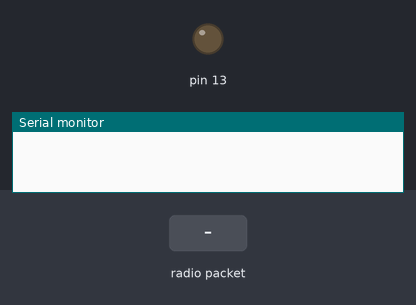
The sketch below on a simulated Arduino Uno, built with avr-gcc and run on an emulated ATmega328P. Shown: output pins drawn as LEDs (lit = HIGH), the last lines printed to the serial monitor. Inputs (shaded band) come from the test bench. No radio packets arrive unless stated.

Above: at 2.8 s.
2.9 s: radio packet "1" arrives
At 4.4 s:
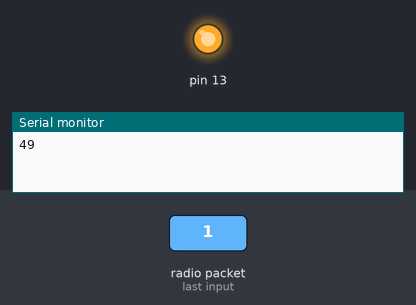
Timing chart, 0 to 7.5 s (numbered marks = the images above; inputs shaded):
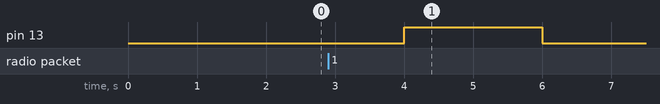

Measured:
- after the input at 2.9 s, pin 13: LOW → HIGH after 1.1 s, → LOW 2.0 s later

The sketch:

receiver_final.ino
```cpp
#include <VirtualWire.h>

void setup()
{
    Serial.begin(9600);	// Debugging only


    // Initialise the IO and ISR
    vw_set_ptt_inverted(true); // Required for DR3100
    vw_setup(2000);	 // Bits per sec
    vw_set_rx_pin(2);
    vw_rx_start();       // Start the receiver PLL running
    pinMode(13,OUTPUT);

}

void loop()
{


    uint8_t buf[VW_MAX_MESSAGE_LEN];
    uint8_t buflen = VW_MAX_MESSAGE_LEN;

    if (vw_get_message(buf, &buflen)) // Non-blocking
    {
	int i;


	for (i = 0; i < buflen; i++)
	{
	    Serial.print(buf[i]);
        if(buf[i] == '1'){digitalWrite(13, HIGH);}


	}


   }
   delay(2000);
        digitalWrite(13, LOW);
}
```
